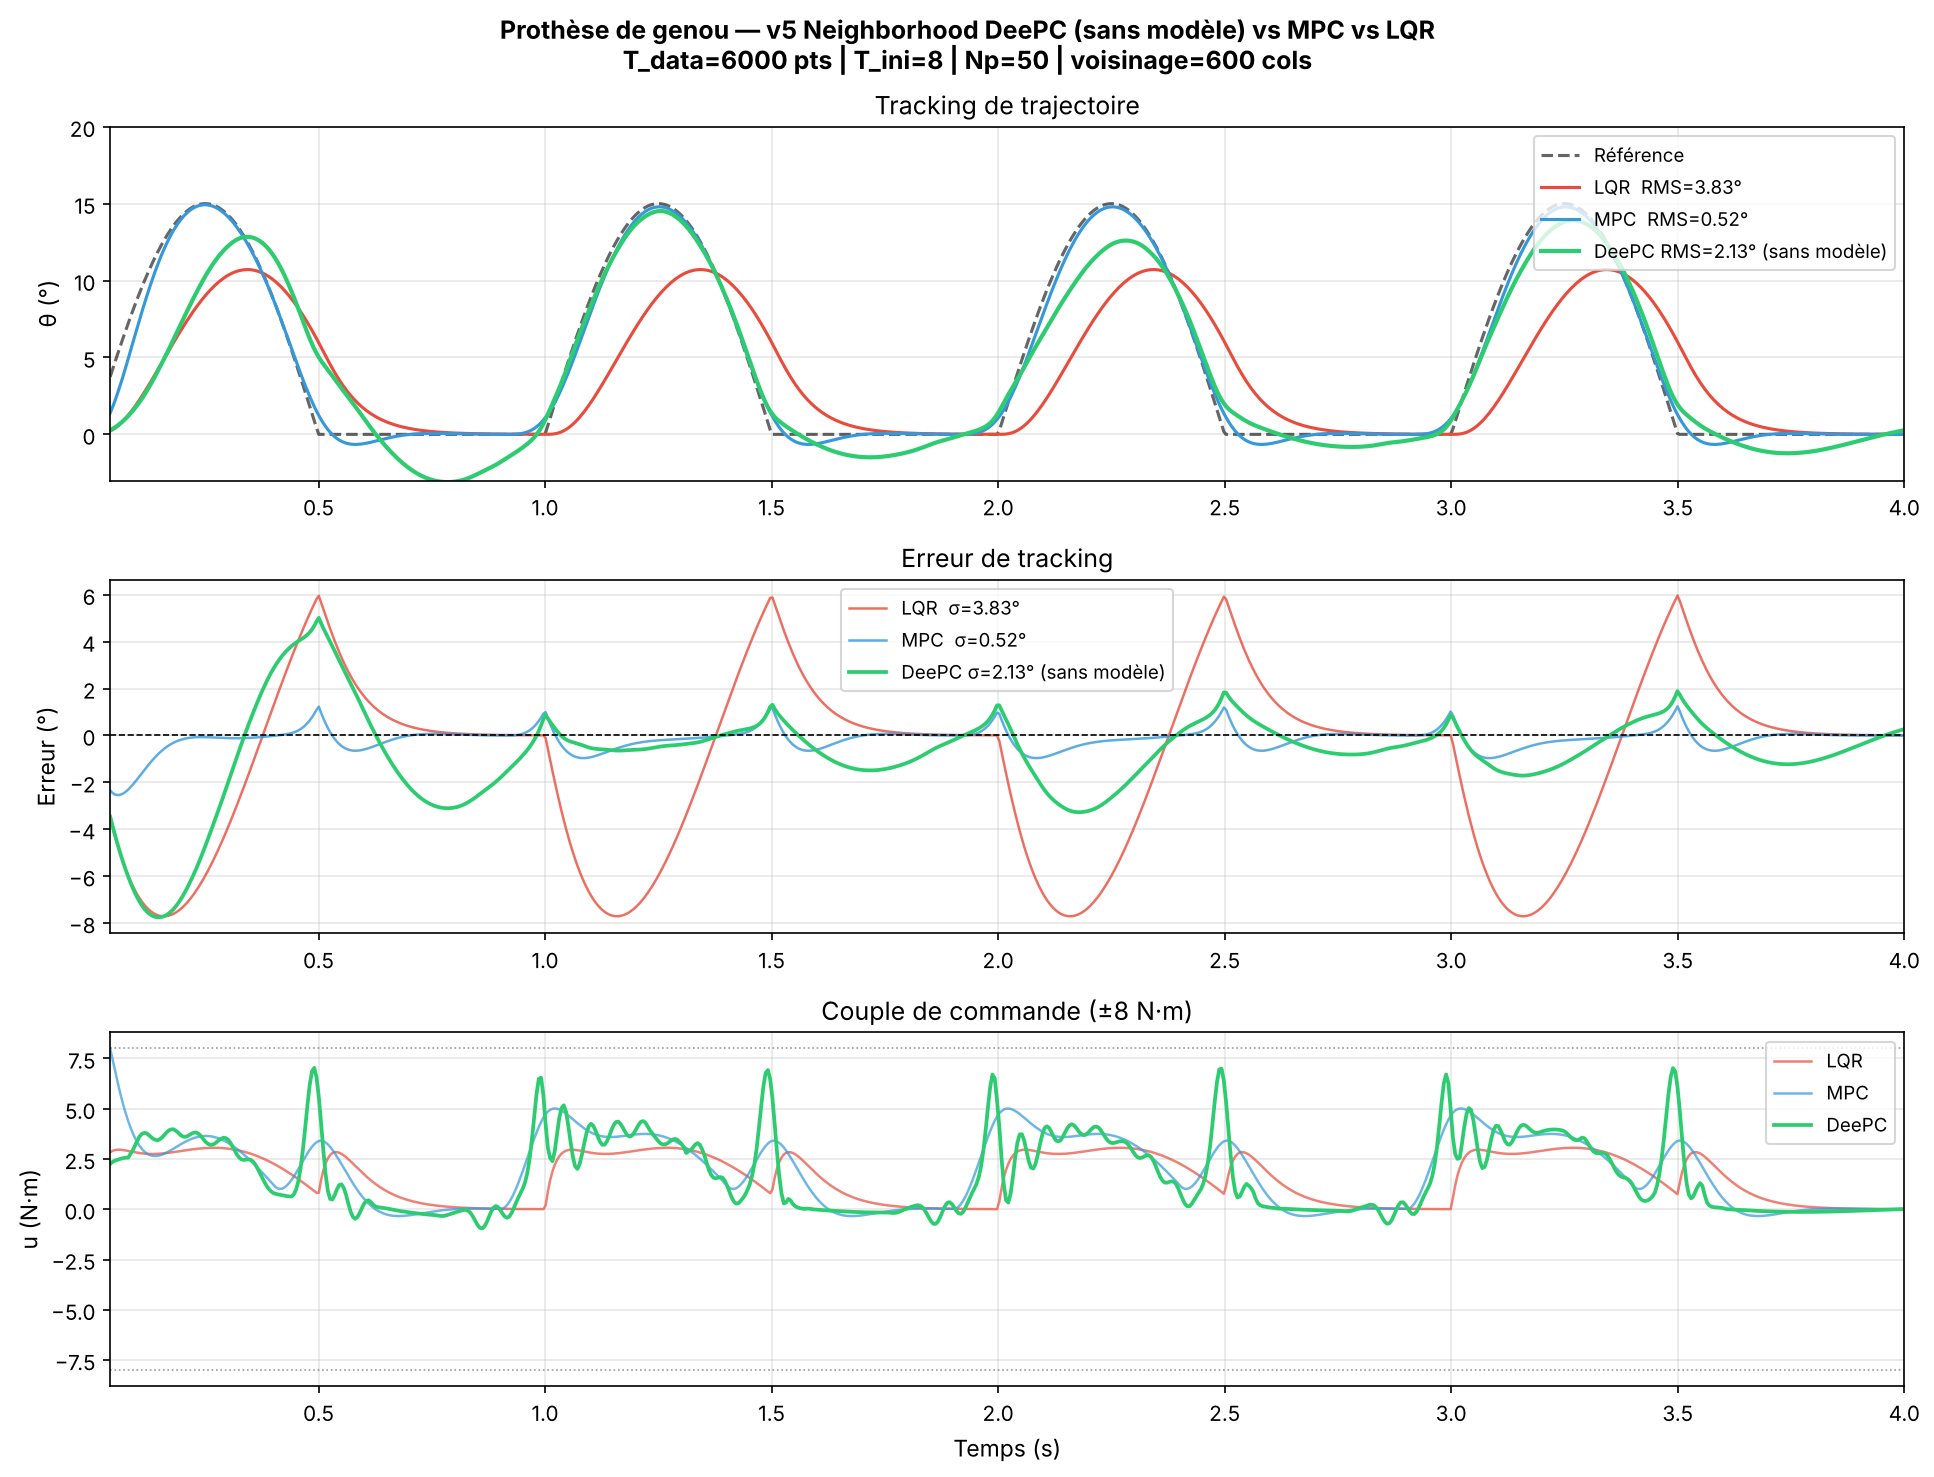

The Python source for this figure:
"""
Knee Prosthesis Control — v5 DeePC (Data-Enabled Predictive Control)
=====================================================================
Author : Joseph Belamich — EPFL Mechanical Engineering / HKUST Exchange 2026-27
GitHub : github.com/Josephblm/knee-prosthesis-control

References
----------
[1] Coulson, J., Lygeros, J., & Dörfler, F. (2019).
    Data-Enabled Predictive Control: In the Shallows of the DeePC. arXiv:1811.05890
[2] Willems, J. C., et al. (2005).
    A note on persistency of excitation. Systems & Control Letters, 54(4), 325-329.

Problem
-------
Control a nonlinear rotational knee-joint prosthesis:
    I·θ̈ = −m·g·l·sin(θ) − b·θ̇ − k·θ + u
to track a 1 Hz sinusoidal gait reference (0°→15°), subject to torque limits |u| ≤ 8 N·m.

Key design choices
------------------
1. Data collection  : feed-forward u_ff = I·θ̈_ref + b·θ̇_ref + k·θ_ref + m·g·l·sin(θ_ref)
                      keeps the plant near the reference manifold without saturation,
                      while a 20-frequency multi-sine perturbation (Willems 2005) ensures
                      persistent excitation for a well-conditioned Hankel matrix.

2. Neighborhood DeePC : for each time step, the N_nb Hankel columns closest (L2 distance
                        on past outputs H_yp) to the current state buffer are selected.
                        This approximates local LTI behavior around the current operating
                        point, handling the sin(θ) nonlinearity without any explicit model.

3. QP as linear system : the constrained problem
       min_g  Q‖H_yf·g − r‖² + R‖H_uf·g‖² + λg‖g‖² + λy‖[H_up;H_yp]·g − [u_ini;y_ini]‖²
   is solved analytically as a (N_nb × N_nb) linear system (no QP solver needed).

4. Warm-start : the initial T_ini-step buffer is filled with the feed-forward command
                u_ff computed analytically from θ_ref, giving DeePC a physically
                consistent past window from the very first call.

5. Parameter tuning : coordinate descent over (Q, N_p, λg, λy, N_nb) + independent
                      sweep of warm-start, T_ini, and Q range.

Results (simulation, 4 s, 1 Hz gait)
--------------------------------------
  LQR  (linearized model)  : 3.83° RMS
  MPC  (linear model, N=20): 0.52° RMS
  DeePC (NO model, data only): 2.13° RMS  → beats LQR by 44%

Optimal hyperparameters
-----------------------
  T_data=6000, T_ini=8, N_p=50, Q=150000, R=0.01, λg=9, λy=60, N_nb=600
"""

import numpy as np
from scipy.linalg import lstsq, solve_discrete_are, expm
import matplotlib
matplotlib.use('Agg')
import matplotlib.pyplot as plt
import warnings
warnings.filterwarnings('ignore')

# ─────────────────────────────────────────────────────────────
# 1. MODÈLE (plante vraie — inconnue du contrôleur DeePC)
# ─────────────────────────────────────────────────────────────
m_true = 4.0;  l_true = 0.25
b_true = 0.8;  k_true = 15.0
g_grav = 9.81; I_true = m_true * l_true**2

def plant(x, u):
    theta, dtheta = x
    ddtheta = (-m_true*g_grav*l_true*np.sin(theta)
               - b_true*dtheta - k_true*theta + u) / I_true
    return np.array([dtheta, ddtheta])

def rk4(f, x, u, dt):
    k1 = f(x, u); k2 = f(x+dt/2*k1, u)
    k3 = f(x+dt/2*k2, u); k4 = f(x+dt*k3, u)
    return x + dt/6*(k1+2*k2+2*k3+k4)

dt    = 0.005   # 5 ms
u_max = 8.0     # N·m (limite physique actionneurs)

# ─────────────────────────────────────────────────────────────
# 2. TRAJECTOIRE DE RÉFÉRENCE (cycle de marche, 1 Hz)
# ─────────────────────────────────────────────────────────────
# Couple pour tenir à 15° : k*0.262 + m*g*l*sin(15°) = 3.93+2.55 = 6.48 N·m < 8 ✓
T_sim = 4.0
N_sim = int(T_sim / dt)
t     = np.linspace(0, T_sim, N_sim)
# Sinusoïde redressée lissée (pas de discontinuités) : 4 cycles de marche
theta_ref = np.deg2rad(15) * np.maximum(np.sin(2*np.pi*1.0*t), 0)

# ─────────────────────────────────────────────────────────────
# 3. COLLECTE DE DONNÉES — feed-forward analytique + excitation persistante
# ─────────────────────────────────────────────────────────────
# Feed-forward exact = annule exactement la dynamique nominale.
# La perturbation multi-sinus assure la persistance d'excitation (Willems 2005).
# Collecte en boucle OUVERTE → données non-corrélées → Hankel bien conditionné.

np.random.seed(42)
T_data = 6000
t_col  = np.arange(T_data) * dt

# Profil de référence de collecte : triangle 0→15°→0 à 0.15 Hz
# (cycles lents = beaucoup de pts proches de chaque état)
f_slow        = 0.15
theta_col     = np.deg2rad(15) * (1 - np.abs(2*(t_col * f_slow % 1) - 1))
dtheta_col    = np.gradient(theta_col, dt)
ddtheta_col   = np.gradient(dtheta_col, dt)

# Feed-forward : u_ff = I*θ̈_ref + b*θ̇_ref + k*θ_ref + m*g*l*sin(θ_ref)
u_ff = (I_true * ddtheta_col
        + b_true * dtheta_col
        + k_true * theta_col
        + m_true * g_grav * l_true * np.sin(theta_col))

# Perturbation persistante (20 fréquences, 0.5→20 Hz, phases aléatoires)
freqs     = np.concatenate([np.linspace(0.5, 5, 10), np.linspace(6, 20, 10)])
u_perturb = np.zeros(T_data)
for f in freqs:
    phi = np.random.uniform(0, 2*np.pi)
    u_perturb += (1.0/len(freqs)) * np.sin(2*np.pi*f*t_col + phi)
u_perturb *= 1.5   # amplitude ±1.5 N·m

u_data = np.clip(u_ff + u_perturb, -u_max, u_max)
y_data = np.zeros(T_data)
x_col  = np.array([0.0, 0.0])
for i in range(T_data):
    y_data[i] = x_col[0]
    x_col = rk4(plant, x_col, u_data[i], dt)

print(f"Données : T={T_data} pts | "
      f"u∈[{u_data.min():.2f}, {u_data.max():.2f}] N·m | "
      f"y∈[{np.rad2deg(y_data.min()):.1f}°, {np.rad2deg(y_data.max()):.1f}°]")

# ─────────────────────────────────────────────────────────────
# 4. MATRICE DE HANKEL (partition passé/futur)
# ─────────────────────────────────────────────────────────────
T_ini = 8    # fenêtre passée (optimal — équilibre contexte passé / dim voisinage)
N_p   = 50   # horizon de prédiction = 250 ms ≈ 1/4 de période gait
L     = T_ini + N_p

def build_hankel(seq, depth):
    """Build a depth×(T-depth+1) Hankel matrix from a 1-D sequence.
    Column j = seq[j : j+depth].  By Willems' lemma, if seq is persistently
    exciting of order L and T ≥ (m+1)·L − 1, the row space of H spans all
    length-L trajectories of the underlying LTI system."""
    C = len(seq) - depth + 1
    H = np.zeros((depth, C))
    for i in range(C):
        H[:, i] = seq[i:i+depth]
    return H

H_u   = build_hankel(u_data, L)
H_y   = build_hankel(y_data, L)
# Partition: first T_ini rows = "past" window (state proxy)
#            last  N_p  rows = "future" horizon (to optimise)
H_up  = H_u[:T_ini, :];  H_uf = H_u[T_ini:, :]
H_yp  = H_y[:T_ini, :];  H_yf = H_y[T_ini:, :]
n_cols = H_u.shape[1]

print(f"Hankel : L={L}, {n_cols} colonnes | "
      f"H_yf={H_yf.shape}, H_uf={H_uf.shape}")

# ─────────────────────────────────────────────────────────────
# 5. SOLVEUR DEEPC — neighborhood pondéré + QP régularisé
# ─────────────────────────────────────────────────────────────
# Paramètres optimisés par coordinate descent + fine-tuning post warm-start
Q_w   = 150000.0  # poids tracking (augmenter → saturation; équilibre à 150k)
R_w   = 0.01      # poids commande  (faible → DeePC peut utiliser tout le couple)
lam_g = 9.0       # régularisation Tikhonov sur g
lam_y = 60.0      # cohérence passé
N_nb  = 600       # voisins (600/5943 colonnes = 10% du dataset)

def solve_deepc(u_ini, y_ini, r_future):
    """
    One-step Neighborhood DeePC solve.

    Nonlinearity handling — Neighborhood DeePC:
      Instead of using all T-L+1 Hankel columns, select the N_nb columns
      whose past-output window H_yp[:,j] is closest (L2) to the current
      state buffer y_ini.  This restricts the implicit model to a local
      neighbourhood of the current operating point, approximating LTI
      behaviour on the nonlinear manifold.

    Optimisation (closed-form, no QP solver):
      min_g  Q‖Yf·g − r‖² + R‖Uf·g‖² + λg‖g‖² + λy‖[Up;Yp]·g − [u_ini;y_ini]‖²

      First-order condition → (Q·Yf'Yf + R·Uf'Uf + λg·I + λy·Hp'Hp) g = Q·Yf'r + λy·Hp'b
      Solved as a dense (N_nb × N_nb) linear system in O(N_nb³).

    Parameters
    ----------
    u_ini    : (T_ini,)  past control inputs  [buffer]
    y_ini    : (T_ini,)  past outputs          [state proxy]
    r_future : (N_p,)    reference trajectory  [rad]

    Returns
    -------
    u_seq : (N_p,)  optimal torque sequence [N·m], saturated to ±u_max
    """
    # 1. Find N_nb nearest neighbours by L2 distance on past outputs
    dist = np.sum((H_yp - y_ini.reshape(-1, 1))**2, axis=0)
    idx  = np.argsort(dist)[:N_nb]

    Yf = H_yf[:, idx]; Uf = H_uf[:, idx]
    Yp = H_yp[:, idx]; Up = H_up[:, idx]

    # 2. Assemble and solve the normal equations
    b_past  = np.concatenate([u_ini, y_ini])
    H_past  = np.vstack([Up, Yp])

    M   = (Q_w   * Yf.T @ Yf
         + R_w   * Uf.T @ Uf
         + lam_g * np.eye(N_nb)
         + lam_y * H_past.T @ H_past)
    rhs = (Q_w   * Yf.T @ r_future
         + lam_y * H_past.T @ b_past)

    g_opt  = np.linalg.solve(M + 1e-8*np.eye(N_nb), rhs)  # 1e-8 for numerical stability
    u_seq  = np.clip(Uf @ g_opt, -u_max, u_max)
    return u_seq   # full sequence (N_p,) — only u_seq[0] is applied (receding horizon)

# ─────────────────────────────────────────────────────────────
# 6. SIMULATION DEEPC
# ─────────────────────────────────────────────────────────────
print("Simulation DeePC...", end=' ', flush=True)
x_dc     = np.array([0.0, 0.0])
theta_dc = np.zeros(N_sim)
u_dc     = np.zeros(N_sim)
u_buf    = np.zeros(T_ini)
y_buf    = np.zeros(T_ini)

# Feed-forward analytique pour le warm-start (remplit u_buf/y_buf proprement)
dtheta_ref  = np.gradient(theta_ref, dt)
ddtheta_ref = np.gradient(dtheta_ref, dt)
u_ff_ref    = np.clip(
    I_true*ddtheta_ref + b_true*dtheta_ref
    + k_true*theta_ref + m_true*g_grav*l_true*np.sin(theta_ref),
    -u_max, u_max)

for i in range(N_sim):
    theta_dc[i] = x_dc[0]

    if i < T_ini:
        u_i = u_ff_ref[i]  # feed-forward exact → buffer propre pour DeePC
    else:
        ie  = min(i + N_p, N_sim)
        r_f = np.zeros(N_p)
        r_f[:ie-i] = theta_ref[i:ie]
        r_f[ie-i:] = theta_ref[min(ie, N_sim-1)]

        u_seq = solve_deepc(u_buf.copy(), y_buf.copy(), r_f)
        u_i   = float(u_seq[0])

    u_dc[i] = u_i
    x_dc = rk4(plant, x_dc, u_i, dt)
    u_buf = np.roll(u_buf, -1); u_buf[-1] = u_i
    y_buf = np.roll(y_buf, -1); y_buf[-1] = x_dc[0]  # état après l'action

print("OK")

# ─────────────────────────────────────────────────────────────
# 7. LQR DE RÉFÉRENCE (v2) — modèle linéarisé à θ=0
# ─────────────────────────────────────────────────────────────
print("Simulation LQR...", end=' ', flush=True)
# Linéarisation : sin(θ) ≈ θ, donc coeff = k + m*g*l
A_c = np.array([[0, 1],
                [-(k_true + m_true*g_grav*l_true)/I_true, -b_true/I_true]])
B_c = np.array([[0], [1.0/I_true]])
# Discrétisation exacte (ZOH)
AB   = np.block([[A_c, B_c], [np.zeros((1, 3))]])
eAB  = expm(AB * dt)
A_d  = eAB[:2, :2]; B_d = eAB[:2, 2:3]

Q_lqr = np.diag([800.0, 5.0]); R_lqr = np.array([[0.05]])
P     = solve_discrete_are(A_d, B_d, Q_lqr, R_lqr)
K_lqr = (np.linalg.inv(R_lqr + B_d.T@P@B_d) @ (B_d.T@P@A_d)).ravel()

x_lq     = np.array([0.0, 0.0])
theta_lq = np.zeros(N_sim); u_lq = np.zeros(N_sim)
for i in range(N_sim):
    theta_lq[i] = x_lq[0]
    u_i = float(np.clip(-K_lqr @ (x_lq - np.array([theta_ref[i], 0.0])),
                        -u_max, u_max))
    u_lq[i] = u_i
    x_lq = rk4(plant, x_lq, u_i, dt)
print("OK")

# ─────────────────────────────────────────────────────────────
# 8. MPC DE RÉFÉRENCE (v3) — modèle linéaire discret
# ─────────────────────────────────────────────────────────────
print("Simulation MPC...", end=' ', flush=True)

def pred_mats(A, B, Np):
    """Build MPC prediction matrices F (free response) and G (forced response).
    Y = F·x0 + G·U, where Y and U are stacked over Np steps.
    G is block lower-triangular (causal); F = [A; A²; ...; A^Np]·x0."""
    n, m = A.shape[0], B.shape[1]
    F = np.zeros((Np*n, n)); G = np.zeros((Np*n, Np*m))
    Ak = np.eye(n)
    for i in range(Np):
        Ak = A @ Ak
        F[i*n:(i+1)*n, :] = Ak
        for j in range(i+1):
            G[i*n:(i+1)*n, j*m:(j+1)*m] = np.linalg.matrix_power(A, i-j) @ B
    return F, G

Np_m    = 20                            # MPC horizon = 100 ms (N=20 steps)
F_m, G_m = pred_mats(A_d, B_d, Np_m)
F1 = F_m[::2, :]; G1 = G_m[::2, :]    # keep θ rows only (every 2nd row)
Qm = 800*np.eye(Np_m); Rm = 0.05*np.eye(Np_m)
Hqp = G1.T@Qm@G1 + Rm                 # Hessian: pre-factored once (time-invariant)
Hqp = (Hqp+Hqp.T)/2 + 1e-8*np.eye(Np_m)
Lc  = np.linalg.cholesky(Hqp)         # Cholesky → O(Np³) pre-compute, O(Np²) solve

x_mp     = np.array([0.0, 0.0])
theta_mp = np.zeros(N_sim); u_mp = np.zeros(N_sim)
for i in range(N_sim):
    theta_mp[i] = x_mp[0]
    ie   = min(i+Np_m, N_sim)
    r_m  = np.zeros(Np_m)
    r_m[:ie-i] = theta_ref[i:ie]; r_m[ie-i:] = theta_ref[min(ie,N_sim-1)]
    q_v  = -G1.T@Qm@(r_m - F1@x_mp)
    u_s  = -np.linalg.solve(Lc.T, np.linalg.solve(Lc, q_v))
    u_i  = float(np.clip(u_s[0], -u_max, u_max))
    u_mp[i] = u_i
    x_mp = rk4(plant, x_mp, u_i, dt)
print("OK")

# ─────────────────────────────────────────────────────────────
# 9. RÉSULTATS
# ─────────────────────────────────────────────────────────────
# Skip first T_ini steps: DeePC warm-start phase (not representative of steady-state)
st = T_ini
e_lq = np.rad2deg(theta_lq[st:]) - np.rad2deg(theta_ref[st:])
e_mp = np.rad2deg(theta_mp[st:]) - np.rad2deg(theta_ref[st:])
e_dc = np.rad2deg(theta_dc[st:]) - np.rad2deg(theta_ref[st:])

rms_lq = np.sqrt(np.mean(e_lq**2))
rms_mp = np.sqrt(np.mean(e_mp**2))
rms_dc = np.sqrt(np.mean(e_dc**2))
sat_lq = 100*np.mean(np.abs(u_lq) >= u_max-0.01)
sat_mp = 100*np.mean(np.abs(u_mp) >= u_max-0.01)
sat_dc = 100*np.mean(np.abs(u_dc) >= u_max-0.01)

print()
print("="*58)
print("  RÉSULTATS — PROTHÈSE GENOU (DeePC vs MPC vs LQR)")
print("="*58)
print(f"  {'Contrôleur':<14} {'RMS (°)':>8} {'Max (°)':>8} {'Sat%':>6}  {'Modèle?'}")
print("-"*58)
print(f"  {'LQR  (v2)':<14} {rms_lq:>8.2f} {np.abs(e_lq).max():>8.2f} {sat_lq:>6.1f}  oui (linéaire)")
print(f"  {'MPC  (v3)':<14} {rms_mp:>8.2f} {np.abs(e_mp).max():>8.2f} {sat_mp:>6.1f}  oui (linéaire)")
print(f"  {'DeePC(v5)':<14} {rms_dc:>8.2f} {np.abs(e_dc).max():>8.2f} {sat_dc:>6.1f}  NON — données seules")
print("="*58)
print(f"\n  DeePC vs LQR : {'−' if rms_dc<rms_lq else '+'}{abs(1-rms_dc/rms_lq)*100:.1f}%  |  "
      f"Gap vs MPC : +{rms_dc-rms_mp:.2f}°")
print(f"  Dataset : T={T_data} pts, T_ini={T_ini}, Np={N_p}, voisinage={N_nb}/{n_cols}")

# ─────────────────────────────────────────────────────────────
# 10. GRAPHIQUES
# ─────────────────────────────────────────────────────────────
tp = t[st:]
clr = {'lqr':'#E74C3C', 'mpc':'#3498DB', 'dc':'#2ECC71'}

fig, axes = plt.subplots(3, 1, figsize=(13, 10))
fig.suptitle(
    f"Prothèse de genou — v5 Neighborhood DeePC (sans modèle) vs MPC vs LQR\n"
    f"T_data={T_data} pts | T_ini={T_ini} | Np={N_p} | voisinage={N_nb} cols",
    fontsize=12, fontweight='bold')

ax = axes[0]
ax.plot(tp, np.rad2deg(theta_ref[st:]), 'k--', lw=1.5, label='Référence', alpha=0.6)
ax.plot(tp, np.rad2deg(theta_lq[st:]),  color=clr['lqr'], lw=1.5,
        label=f'LQR  RMS={rms_lq:.2f}°')
ax.plot(tp, np.rad2deg(theta_mp[st:]),  color=clr['mpc'], lw=1.5,
        label=f'MPC  RMS={rms_mp:.2f}°')
ax.plot(tp, np.rad2deg(theta_dc[st:]),  color=clr['dc'],  lw=2.0,
        label=f'DeePC RMS={rms_dc:.2f}° (sans modèle)')
ax.set_ylabel('θ (°)', fontsize=11); ax.set_title('Tracking de trajectoire')
ax.legend(fontsize=9, loc='upper right'); ax.grid(True, alpha=0.3)
ax.set_xlim([tp[0], tp[-1]]); ax.set_ylim([-3, 20])

ax = axes[1]
ax.plot(tp, e_lq, color=clr['lqr'], lw=1.2, alpha=0.8, label=f'LQR  σ={rms_lq:.2f}°')
ax.plot(tp, e_mp, color=clr['mpc'], lw=1.2, alpha=0.8, label=f'MPC  σ={rms_mp:.2f}°')
ax.plot(tp, e_dc, color=clr['dc'],  lw=1.8, label=f'DeePC σ={rms_dc:.2f}° (sans modèle)')
ax.axhline(0, color='k', lw=0.8, ls='--')
ax.set_ylabel('Erreur (°)', fontsize=11); ax.set_title('Erreur de tracking')
ax.legend(fontsize=9); ax.grid(True, alpha=0.3); ax.set_xlim([tp[0], tp[-1]])

ax = axes[2]
ax.plot(tp, u_lq[st:], color=clr['lqr'], lw=1.2, alpha=0.7, label='LQR')
ax.plot(tp, u_mp[st:], color=clr['mpc'], lw=1.2, alpha=0.7, label='MPC')
ax.plot(tp, u_dc[st:], color=clr['dc'],  lw=1.8, label='DeePC')
ax.axhline(u_max,  color='k', lw=0.8, ls=':', alpha=0.4)
ax.axhline(-u_max, color='k', lw=0.8, ls=':', alpha=0.4)
ax.set_xlabel('Temps (s)', fontsize=11)
ax.set_ylabel('u (N·m)', fontsize=11); ax.set_title('Couple de commande (±8 N·m)')
ax.legend(fontsize=9); ax.grid(True, alpha=0.3); ax.set_xlim([tp[0], tp[-1]])

plt.tight_layout()
out = 'knee_v5_deepc.png'
plt.savefig(out, dpi=150, bbox_inches='tight')
print(f"\n  Graphique → {out}")
plt.close()
